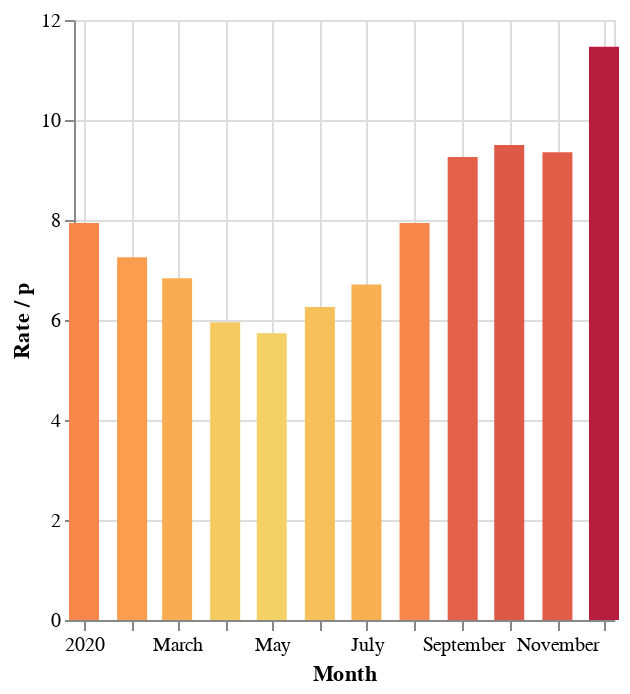

Write notebook code for a chart like this one.
### Markdown cell above
## Best and worst months

As lockdown commenced, electricity rates plunged to record lows.

Looking at the median rate per kWh by month:

### Code cell
median_rate = df['rate'].resample('MS').median()
cheapest = median_rate.idxmin()
expensive = median_rate.idxmax()
display(Markdown(f'The cheapest month was **{cheapest.strftime("%B")}** averaging **{median_rate.min()} p/kWh**.'))
display(Markdown(f'The most expensive month was **{expensive.strftime("%B")}** averaging **{median_rate.max()} p/kWh**.\n'))
alt.Chart(median_rate.reset_index()).mark_bar(width=15).encode(
    alt.X('timestamp', title='Month'),
    alt.Y('rate', title='Rate / p'),
    alt.Color('rate', scale=alt.Scale(scheme='goldred'), legend=None),
).properties(width=270)

### Figure 1 — Vega-Lite specification as saved in the notebook (floating-point values rounded to 4 significant figures)
{"config": {"view": {"continuousWidth": 400, "continuousHeight": 300}}, "data": {"name": "data-d74cf58c34806d94b8b0991f357bdce7"}, "mark": {"type": "bar", "width": 15}, "encoding": {"color": {"type": "quantitative", "field": "rate", "legend": null, "scale": {"scheme": "goldred"}}, "x": {"type": "temporal", "field": "timestamp", "title": "Month"}, "y": {"type": "quantitative", "field": "rate", "title": "Rate / p"}}, "width": 270, "$schema": "https://vega.github.io/schema/vega-lite/v4.8.1.json", "datasets": {"data-d74cf58c34806d94b8b0991f357bdce7": [{"timestamp": "2020-01-01T00:00:00+00:00", "rate": 7.938}, {"timestamp": "2020-02-01T00:00:00+00:00", "rate": 7.255}, {"timestamp": "2020-03-01T00:00:00+00:00", "rate": 6.835}, {"timestamp": "2020-04-01T00:00:00+01:00", "rate": 5.954}, {"timestamp": "2020-05-01T00:00:00+01:00", "rate": 5.733}, {"timestamp": "2020-06-01T00:00:00+01:00", "rate": 6.258}, {"timestamp": "2020-07-01T00:00:00+01:00", "rate": 6.71}, {"timestamp": "2020-08-01T00:00:00+01:00", "rate": 7.938}, {"timestamp": "2020-09-01T00:00:00+01:00", "rate": 9.261}, {"timestamp": "2020-10-01T00:00:00+01:00", "rate": 9.502}, {"timestamp": "2020-11-01T00:00:00+00:00", "rate": 9.355}, {"timestamp": "2020-12-01T00:00:00+00:00", "rate": 11.47}]}}
